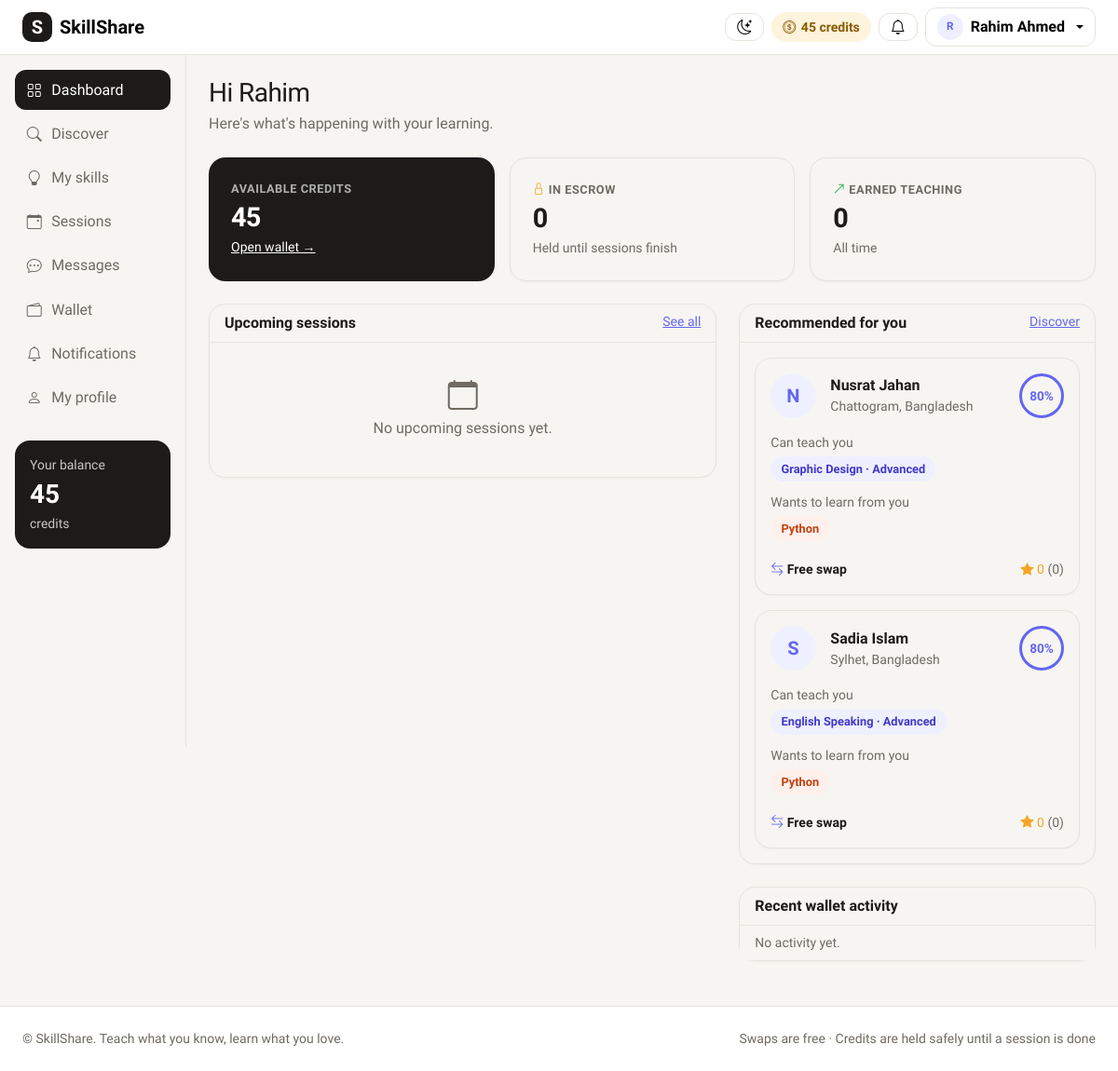
The app's page /dashboard/ (signed in) with its own data.
### accounts/models.py (models this page shows, shortened)
class User(AbstractUser):
    ROLE_CHOICES = [
        ("user", "User"),
        ("admin", "Admin"),
    ]
    role = models.CharField(max_length=10, choices=ROLE_CHOICES, default="user")
    bio = models.TextField(blank=True)
    location = models.CharField(max_length=100, blank=True)
    photo = models.ImageField(upload_to="photos/", blank=True, null=True)
    credits = models.IntegerField(default=20)  # every new user gets 20 credits
    def is_admin(self):
        return self.role == "admin"
    def display_name(self):
        return self.get_full_name() or self.username
    def teach_skills(self):
        return self.skills.filter(kind="teach")
    def learn_skills(self):
        return self.skills.filter(kind="learn")
    def average_rating(self):
        from feedback.models import Review
        ratings = []
        for review in Review.objects.filter(reviewed_user=self):
            ratings.append(review.rating)
        if not ratings:
            return 0
        return round(sum(ratings) / len(ratings), 1)
    def review_count(self):
        from feedback.models import Review
        return Review.objects.filter(reviewed_user=self).count()
    def locked_credits(self):
        from learning_sessions.models import Session
        sessions = Session.objects.filter(learner=self, escrow="locked")
        return sum(session.cost for session in sessions)
    def earned_credits(self):
        from wallets.models import Transaction
        transactions = Transaction.objects.filter(user=self, type="earn")
        return sum(t.amount for t in transactions)

### skills/models.py (models this page shows, shortened)
class UserSkill(models.Model):
    KIND_CHOICES = [
        ("teach", "I can teach"),
        ("learn", "I want to learn"),
        ("learned", "I have learned"),
    ]
    user = models.ForeignKey(User, on_delete=models.CASCADE, related_name="skills")
    skill = models.ForeignKey(Skill, on_delete=models.CASCADE)
    kind = models.CharField(max_length=10, choices=KIND_CHOICES)
    level = models.CharField(max_length=20, choices=LEVEL_CHOICES, default="beginner")
    class Meta:
        unique_together = ["user", "skill", "kind"]

class Skill(models.Model):
    name = models.CharField(max_length=60, unique=True)
    category = models.CharField(max_length=60, default="Other")
    class Meta:
        ordering = ["category", "name"]

### accounts/views.py (the view)
# urls.py: path("dashboard/", accounts_views.dashboard, name="dashboard"),
@login_required
def dashboard(request):
    if request.user.is_admin():
        return redirect("admin_dashboard")
    me = request.user
    upcoming = Session.objects.filter(
        Q(teacher=me) | Q(learner=me), status="accepted", date__gte=date.today()
    ).order_by("date", "time")[:4]
    pending = Session.objects.filter(
        Q(teacher=me) | Q(learner=me), status="requested"
    ).exclude(requested_by=me)
    recent_transactions = me.transactions.all()[:5]
    recommended = get_all_matches(me)[:3]
    context = {
        "upcoming": upcoming,
        "pending": pending,
        "recent_transactions": recent_transactions,
        "recommended": recommended,
        "locked": me.locked_credits(),
        "earned": me.earned_credits(),
    }
    return render(request, "accounts/dashboard.html", context)

### templates/accounts/dashboard.html (shortened to what this page needs)
{% extends "base.html" %}
{% block content %}
<div class="mb-4">
  <h1 class="h3 mb-1">Hi {{ user.first_name|default:user.username }}</h1>
  <p class="text-secondary mb-0">Here's what's happening with your learning.</p>
</div>
<div class="row g-3 mb-4">
  <div class="col-md-4">
    <div class="card card-dark p-4 h-100">
      <div class="stat-label text-secondary">Available credits</div>
      <div class="stat-value">{{ user.credits }}</div>
      <a href="{% url 'wallet' %}" class="small text-white">Open wallet →</a>
    </div>
  </div>
  <div class="col-6 col-md-4">
    <div class="card p-4 h-100">
      <div class="stat-label"><i class="bi bi-lock text-amber"></i> In escrow</div>
      <div class="stat-value">{{ locked }}</div>
      <div class="small text-secondary">Held until sessions finish</div>
    </div>
  </div>
  <div class="col-6 col-md-4">
    <div class="card p-4 h-100">
      <div class="stat-label"><i class="bi bi-arrow-up-right text-green"></i> Earned teaching</div>
      <div class="stat-value">{{ earned }}</div>
      <div class="small text-secondary">All time</div>
    </div>
  </div>
</div>
<div class="row g-4">
  <div class="col-lg-7">
    <div class="card mb-4">
      <div class="card-header d-flex justify-content-between">
        <span>Upcoming sessions</span>
        <a href="{% url 'sessions' %}" class="small fw-normal">See all</a>
      </div>
      {% if upcoming %}
        <ul class="list-group list-group-flush">
          {% for s in upcoming %}
            <li class="list-group-item d-flex align-items-center gap-3">
              <div class="text-center px-2">
                <div class="small text-secondary text-uppercase">{{ s.date|date:"M" }}</div>
                <div class="fs-4 fw-bold lh-1">{{ s.date|date:"j" }}</div>
              </div>
              <div class="flex-grow-1">
                <div class="fw-semibold">{{ s.skill }}</div>
                <div class="small text-secondary">
                  {% if s.teacher == user %}Teaching {{ s.learner }}{% else %}Learning with {{ s.teacher }}{% endif %}
                  · {{ s.time|time:"H:i" }} · {{ s.get_duration_display }}
                </div>
              </div>
              {% if s.mode == "swap" %}<span class="badge badge-soft">Swap</span>{% else %}<span class="badge badge-escrow">{{ s.cost }} cr</span>{% endif %}
            </li>
          {% endfor %}
        </ul>
      {% else %}
        <div class="empty-state"><i class="bi bi-calendar"></i>No upcoming sessions yet.</div>
      {% endif %}
    </div>
  </div>
  <div class="col-lg-5">
    <div class="card mb-4">
      <div class="card-header d-flex justify-content-between">
        <span>Recommended for you</span>
        <a href="{% url 'discover' %}" class="small fw-normal">Discover</a>
      </div>
      <div class="card-body d-flex flex-column gap-3">
        {% for m in recommended %}
          {% include "matching/_match_card.html" with match=m %}
        {% empty %}
          <div class="empty-state"><i class="bi bi-people"></i>No matches yet. Add skills you want to learn.</div>
        {% endfor %}
      </div>
    </div>
    <div class="card">
      <div class="card-header">Recent wallet activity</div>
      <ul class="list-group list-group-flush">
        {% for t in recent_transactions %}
          <li class="list-group-item d-flex justify-content-between">
            <div>
              <div class="small fw-semibold">{{ t.description }}</div>
              <div class="small text-secondary">{{ t.created_at|date:"M j" }}</div>
            </div>
            <span class="fw-bold {% if t.amount > 0 %}text-green{% endif %}">{% if t.amount > 0 %}+{% endif %}{{ t.amount }}</span>
          </li>
        {% empty %}
          <li class="list-group-item text-secondary small">No activity yet.</li>
        {% endfor %}
      </ul>
    </div>
  </div>
</div>
{% endblock %}

### templates/base.html (shortened to what this page needs)
{% load static %}
<html lang="en">
<head>
  <link href="https://cdn.jsdelivr.net/npm/bootstrap@5.3.3/dist/css/bootstrap.min.css" rel="stylesheet">
  <link href="https://cdn.jsdelivr.net/npm/bootstrap-icons@1.11.3/font/bootstrap-icons.min.css" rel="stylesheet">
  <link href="{% static 'accounts/base.css' %}?v=4" rel="stylesheet">
</head>
<body>
  <nav class="navbar navbar-expand bg-body border-bottom sticky-top">
    <div class="container-fluid px-3 px-lg-4">
      <a class="navbar-brand d-flex align-items-center gap-2" href="{% url 'home' %}" title="SkillShare home">
        <span class="brand-mark">S</span>
        <span class="fw-bold">SkillShare</span>
      </a>
      <div class="ms-auto d-flex align-items-center gap-2">
        <button class="btn btn-light" type="button" id="theme-toggle" title="Switch theme" aria-label="Switch between light and dark theme">
          <i class="bi bi-moon-stars" id="theme-icon"></i>
        </button>
        {% if user.is_authenticated %}
          {% if not user.is_admin %}
            <span class="credit-pill d-none d-sm-inline-flex">
              <i class="bi bi-coin"></i> {{ user.credits }} credits
            </span>
          {% endif %}
          <a href="{% url 'notifications' %}" class="btn btn-light position-relative" title="Notifications">
            <i class="bi bi-bell"></i>
          </a>
          <div class="dropdown">
            <button class="btn btn-light dropdown-toggle d-flex align-items-center gap-2" data-bs-toggle="dropdown">
              {% include "shared/_avatar.html" with person=user size=28 %}
              <span class="d-none d-md-inline">{{ user.display_name }}</span>
            </button>
          </div>
        {% else %}
          <a href="{% url 'login' %}" class="btn btn-light">Log in</a>
          <a href="{% url 'register' %}" class="btn btn-coral">Join free</a>
        {% endif %}
      </div>
    </div>
  </nav>
  <div class="container-fluid">
    <div class="row">
        {% if user.is_authenticated or request.resolver_match.url_name != 'home' %}
      <aside class="col-lg-2 p-0">
        <div class="offcanvas-lg offcanvas-start sidebar" tabindex="-1" id="sidebar">
          <div class="offcanvas-body d-block p-3">
            {% with name=request.resolver_match.url_name %}
            <nav class="nav flex-column gap-1">
              {% if not user.is_authenticated %}
                <a class="nav-link {% if name == 'home' %}active{% endif %}" href="{% url 'home' %}"><i class="bi bi-house"></i> Home</a>
                <a class="nav-link {% if name == 'login' %}active{% endif %}" href="{% url 'login' %}"><i class="bi bi-box-arrow-in-right"></i> Log in</a>
                <a class="nav-link {% if name == 'register' %}active{% endif %}" href="{% url 'register' %}"><i class="bi bi-person-plus"></i> Create account</a>
              {% else %}
                <a class="nav-link {% if name == 'dashboard' %}active{% endif %}" href="{% url 'dashboard' %}"><i class="bi bi-grid"></i> Dashboard</a>
                <a class="nav-link {% if name == 'discover' or name == 'user_profile' %}active{% endif %}" href="{% url 'discover' %}"><i class="bi bi-search"></i> Discover</a>
                <a class="nav-link {% if name == 'skills' %}active{% endif %}" href="{% url 'skills' %}"><i class="bi bi-lightbulb"></i> My skills</a>
                <a class="nav-link {% if name == 'sessions' %}active{% endif %}" href="{% url 'sessions' %}">
                  <i class="bi bi-calendar-event"></i> Sessions
                </a>
                <a class="nav-link {% if name == 'inbox' or name == 'conversation' %}active{% endif %}" href="{% url 'inbox' %}">
                  <i class="bi bi-chat-dots"></i> Messages
                </a>
                <a class="nav-link {% if name == 'wallet' %}active{% endif %}" href="{% url 'wallet' %}"><i class="bi bi-wallet2"></i> Wallet</a>
                <a class="nav-link {% if name == 'notifications' %}active{% endif %}" href="{% url 'notifications' %}"><i class="bi bi-bell"></i> Notifications</a>
                <a class="nav-link {% if name == 'my_profile' %}active{% endif %}" href="{% url 'my_profile' %}"><i class="bi bi-person"></i> My profile</a>
              {% endif %}
            </nav>
            {% endwith %}
            {% if user.is_authenticated and not user.is_admin %}
              <div class="sidebar-wallet mt-4">
                <div class="small opacity-75">Your balance</div>
                <div class="fs-3 fw-bold">{{ user.credits }}</div>
                <div class="small opacity-75">credits</div>
              </div>
            {% endif %}
          </div>
        </div>
      </aside>
      {% endif %}
      <main class="{% if user.is_authenticated or request.resolver_match.url_name != 'home' %}col-lg-10{% else %}col-12{% endif %} py-4 px-3 px-lg-4">
        {% block content %}{% endblock %}
      </main>
    </div>
  </div>
  <footer class="border-top bg-body py-4 mt-4">
    <div class="container-fluid px-4 d-flex flex-column flex-md-row justify-content-between gap-2 small text-secondary">
      <span>&copy; SkillShare. Teach what you know, learn what you love.</span>
      <span>Swaps are free · Credits are held safely until a session is done</span>
    </div>
  </footer>
</body>
</html>

### templates/shared/_avatar.html (shortened to what this page needs)
{% if person.photo %}
  <img src="{{ person.photo.url }}" alt="{{ person }}" class="avatar" style="width: {{ size|default:40 }}px; height: {{ size|default:40 }}px;">
{% else %}
  <span class="avatar avatar-letter" style="width: {{ size|default:40 }}px; height: {{ size|default:40 }}px; font-size: calc({{ size|default:40 }}px * 0.42);">{{ person.display_name|first|upper }}</span>
{% endif %}

### templates/matching/_match_card.html (shortened to what this page needs)
<a href="{% url 'user_profile' match.user.pk %}" class="card h-100 p-3">
  <div class="d-flex align-items-center gap-3 mb-3">
    {% include "shared/_avatar.html" with person=match.user size=48 %}
    <div class="flex-grow-1">
      <div class="fw-bold">{{ match.user.display_name }}</div>
      <div class="small text-secondary">{{ match.user.location|default:"SkillShare member" }}</div>
    </div>
    <span class="match-score" title="Match score">{{ match.score }}%</span>
  </div>
  <div class="small text-secondary mb-1">Can teach you</div>
  <div class="mb-2">
    {% for s in match.they_teach %}<span class="skill-tag">{{ s.skill.name }} · {{ s.get_level_display }}</span>{% endfor %}
  </div>
  {% if match.is_swap %}
    <div class="small text-secondary mb-1">Wants to learn from you</div>
    <div class="mb-2">
      {% for s in match.i_teach %}<span class="skill-tag learn">{{ s.skill.name }}</span>{% endfor %}
    </div>
  {% endif %}
  <div class="d-flex justify-content-between align-items-center mt-auto pt-2 small">
    {% if match.is_swap %}
      <span class="fw-semibold"><i class="bi bi-arrow-left-right text-indigo"></i> Free swap</span>
    {% else %}
      <span class="fw-semibold"><i class="bi bi-coin text-amber"></i> From {{ match.they_teach.0.price }} credits/hr</span>
    {% endif %}
    <span class="stars"><i class="bi bi-star-fill"></i> {{ match.user.average_rating }} <span class="text-secondary">({{ match.user.review_count }})</span></span>
  </div>
</a>

### records on screen
User: credits "45", display_name|first "R", display_name "Rahim Ahmed", first_name "Rahim"
User: {{ size|default:40 }} 48 (drawn), display_name|first "N", user.display_name "Nusrat Jahan", user.location "Chattogram, Bangladesh", score "80", user.average_rating "0", user.review_count "0"
UserSkill: skill.name "Graphic Design", level "Advanced"
UserSkill: skill.name "Python"
User: {{ size|default:40 }} 48 (drawn), display_name|first "S", user.display_name "Sadia Islam", user.location "Sylhet, Bangladesh", score "80", user.average_rating "0", user.review_count "0"
UserSkill: skill.name "English Speaking", level "Advanced"

### other values on screen
{{ locked }} "0"
{{ earned }} "0"
